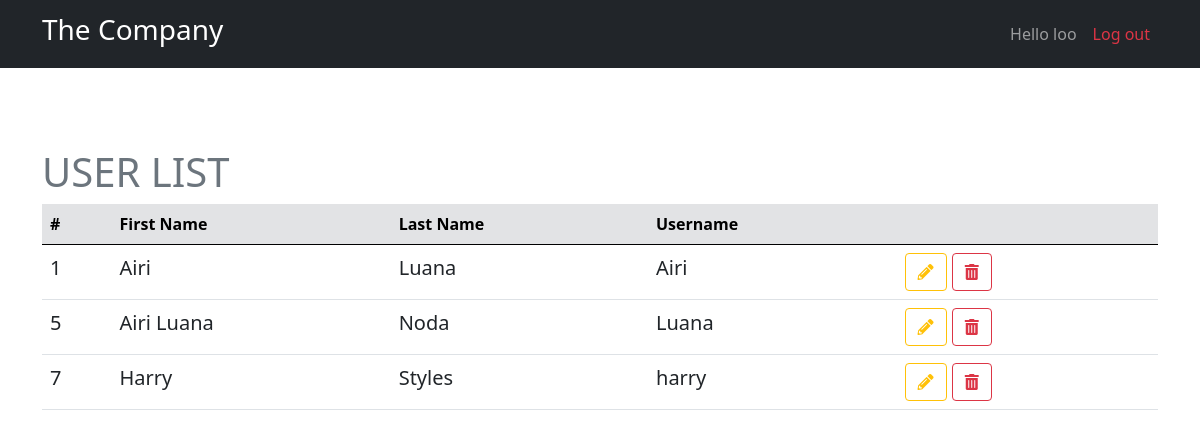
The page /views/dashboard.php (signed in) on the database its author committed.
### tables this page shows
CREATE TABLE `users` (
  `id` int(11) NOT NULL,
  `first_name` varchar(50) NOT NULL,
  `last_name` varchar(50) NOT NULL,
  `username` varchar(15) NOT NULL,
  `password` varchar(255) NOT NULL,
  `photo` varchar(255) DEFAULT NULL
);

### classes/database.php (called while the page is built, shortened)
<?php
class Database{
    private $server_name = "localhost";
    private $username = "root";
    private $password = "";
    private $db_name = "the_company";
    public function __construct(){
        $this->conn = new mysqli($this->server_name, $this->username, $this->password, $this->db_name);
    }
}
?>

### classes/user.php (called while the page is built, shortened)
<?php
include 'database.php';
class User extends Database{
    public function getExceptOneUser(){
        $user_id = $_SESSION['user_id'];
        $sql = "SELECT id, first_name, last_name, username FROM users WHERE id != '$user_id'";
        if($result = $this->conn->query($sql)){
            return $result;
        }else{
            die("ERROR retrieving all users: ".$this->conn->error);
        }
    }
}
?>

### views/dashboard.php (the view, shortened to what this page needs)
<?php
include "../classes/user.php";
$user = new User;
$user_list_except = $user->getExceptOneUser();
?>
<!DOCTYPE html>
<html lang="en">
<head>
    <link rel="stylesheet" href="https://cdn.jsdelivr.net/npm/bootstrap@5.0.2/dist/css/bootstrap.min.css">
    <link rel="stylesheet" href="https://cdnjs.cloudflare.com/ajax/libs/font-awesome/5.15.4/css/all.min.css" />
</head>
<body>
    <?php include 'main_menu.php'; ?>
    <main class="container" style="padding-top: 80px">
        <h2 class="text-muted display-6">USER LIST</h2>
        <table class="table table-hover">
            <thead class="table-secondary">
                <tr>
                    <th>#</th>
                    <th>First Name</th>
                    <th>Last Name</th>
                    <th>Username</th>
                    <th></th>
                </tr>
            </thead>
            <tbody class="lead">
                <?php
                while($user = $user_list_except->fetch_assoc()){
                ?>
                    <tr>
                        <td><?= $user['id'] ?></td>
                        <td><?= $user['first_name'] ?></td>
                        <td><?= $user['last_name'] ?></td>
                        <td><?= $user['username'] ?></td>
                        <td>
                            <a href="edit_user.php?user_id=<?= $user['id'] ?>" class="btn btn-outline-warning"><i class="fas fa-pencil-alt"></i></a>
                            <a href="delete_user.php?user_id=<?= $user['id'] ?>" class="btn btn-outline-danger"><i class="fas fa-trash-alt"></i></a>
                        </td>
                    </tr>
               <?php
                }
               ?>
            </tbody>
        </table>
    </main>
</body>
</html>

### rows shown on the page
users: id "1", first_name "Airi", last_name "Luana", username "Airi"
users: id "5", first_name "Airi Luana", last_name "Noda", username "Luana"
users: id "7", first_name "Harry", last_name "Styles", username "harry"

### other values the page prints
$_SESSION['username'] "loo"
